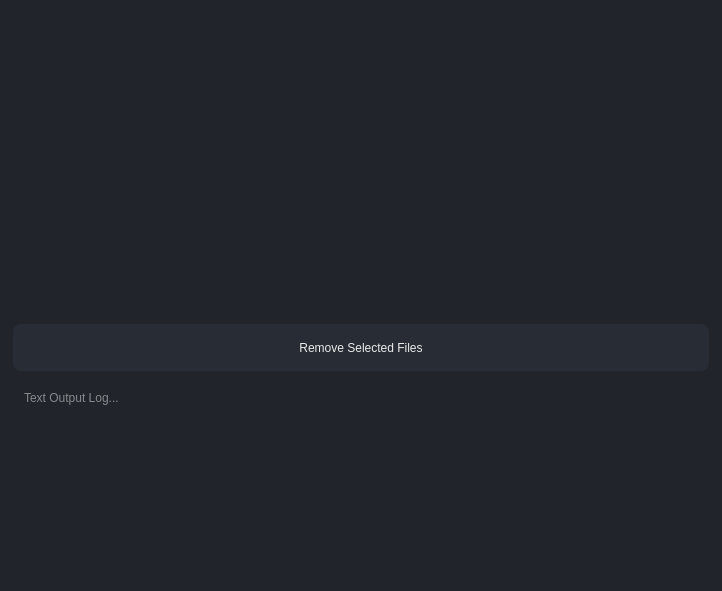
<?xml version="1.0" encoding="UTF-8"?>
<ui version="4.0">
 <class>MainWindow</class>
 <widget class="QMainWindow" name="MainWindow">
  <property name="geometry">
   <rect>
    <x>0</x>
    <y>0</y>
    <width>722</width>
    <height>591</height>
   </rect>
  </property>
  <property name="windowTitle">
   <string>MainWindow</string>
  </property>
  <property name="styleSheet">
   <string notr="true">
QWidget {
	font: 11pt &quot;Segoe UI&quot;;
	background-color: #21252B;
	color: rgb(235, 235, 235);
    border-radius: 8px; /* Rounded corner with a radius of 5 pixels */
	padding: 7px;
	margin: 4px;
}

QLabel {
	margin-top: 15px;

}
 
QPushButton {
	font: 75 12pt &quot;Segoe UI&quot;;
	background-color: #282C34;
    border-radius: 8px; /* Rounded corner with a radius of 5 pixels */

}
QPushButton:hover {
    background-color: #243649; /* Background color on hover */
}
QPushButton:pressed {
    background-color: #63677a; /* Background color when pressed */
}


QLineEdit {
    background-color: #243649; /* Background color on hover */
}
</string>
  </property>
  <widget class="QWidget" name="centralwidget">
   <layout class="QGridLayout" name="gridLayout">
    <item row="2" column="0">
     <widget class="QPushButton" name="my_pushButton">
      <property name="sizePolicy">
       <sizepolicy hsizetype="MinimumExpanding" vsizetype="MinimumExpanding">
        <horstretch>0</horstretch>
        <verstretch>0</verstretch>
       </sizepolicy>
      </property>
      <property name="minimumSize">
       <size>
        <width>0</width>
        <height>55</height>
       </size>
      </property>
      <property name="maximumSize">
       <size>
        <width>16777215</width>
        <height>45</height>
       </size>
      </property>
      <property name="text">
       <string>Remove Selected Files</string>
      </property>
     </widget>
    </item>
    <item row="1" column="0">
     <widget class="QGroupBox" name="listWidget_Container">
      <property name="sizePolicy">
       <sizepolicy hsizetype="Preferred" vsizetype="Expanding">
        <horstretch>0</horstretch>
        <verstretch>0</verstretch>
       </sizepolicy>
      </property>
      <property name="minimumSize">
       <size>
        <width>0</width>
        <height>300</height>
       </size>
      </property>
      <property name="acceptDrops">
       <bool>false</bool>
      </property>
      <property name="title">
       <string/>
      </property>
      <layout class="QGridLayout" name="gridLayout_2">
       <property name="bottomMargin">
        <number>0</number>
       </property>
      </layout>
     </widget>
    </item>
    <item row="3" column="0">
     <widget class="QTextEdit" name="textEdit">
      <property name="sizePolicy">
       <sizepolicy hsizetype="Expanding" vsizetype="MinimumExpanding">
        <horstretch>0</horstretch>
        <verstretch>0</verstretch>
       </sizepolicy>
      </property>
      <property name="minimumSize">
       <size>
        <width>0</width>
        <height>75</height>
       </size>
      </property>
      <property name="maximumSize">
       <size>
        <width>16777215</width>
        <height>300</height>
       </size>
      </property>
      <property name="textInteractionFlags">
       <set>Qt::TextSelectableByKeyboard|Qt::TextSelectableByMouse</set>
      </property>
      <property name="placeholderText">
       <string>Text Output Log...</string>
      </property>
     </widget>
    </item>
   </layout>
  </widget>
 </widget>
 <resources/>
 <connections/>
</ui>
